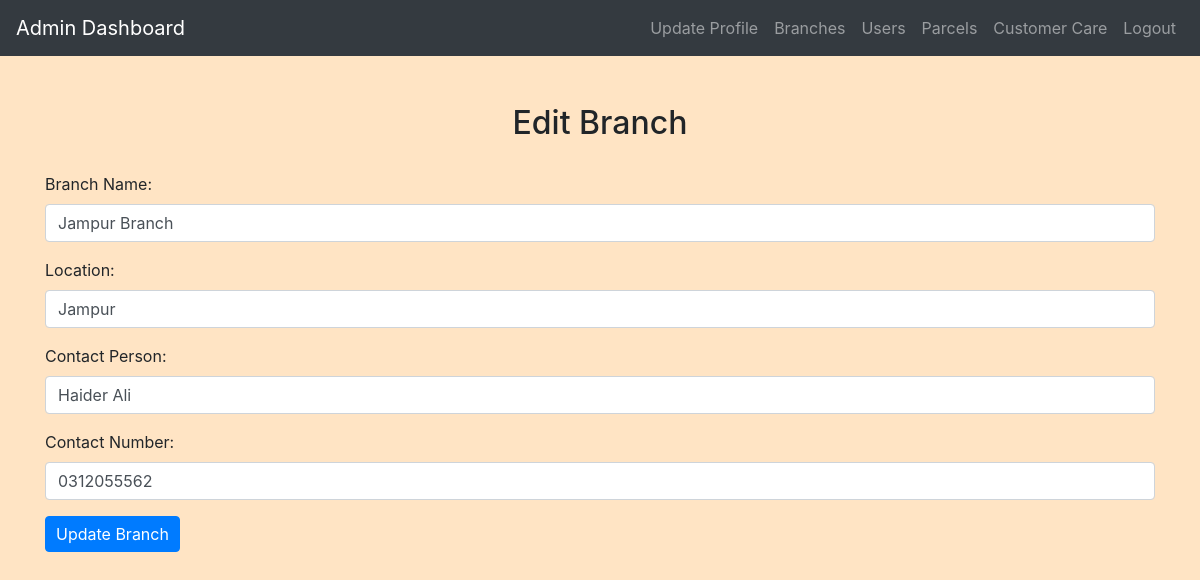
Page /admin/edit_branch.php?id=1 (signed in) on the committed database.
### tables this page shows
CREATE TABLE `branches` (
  `BranchID` int(11) NOT NULL,
  `BranchName` varchar(255) NOT NULL,
  `Location` varchar(255) NOT NULL,
  `ContactPerson` varchar(255) NOT NULL,
  `ContactNumber` varchar(15) NOT NULL
);

### admin/edit_branch.php (the view, shortened to what this page needs)
<?php
include('config.php');
if (isset($_GET['id']) && is_numeric($_GET['id'])) {
    $branchID = $_GET['id'];
    $query = "SELECT * FROM Branches WHERE BranchID = $branchID";
    $result = mysqli_query($conn, $query);
    if ($row = mysqli_fetch_assoc($result)) {
        $branchName = $row['BranchName'];
        $location = $row['Location'];
        $contactPerson = $row['ContactPerson'];
        $contactNumber = $row['ContactNumber'];
    } else {
        echo "Branch not found";
        exit;
    }
} else {
    echo "Invalid branch ID";
    exit;
}
?>
<!DOCTYPE html>
<html>
<head>
    <link rel="stylesheet" href="https://maxcdn.bootstrapcdn.com/bootstrap/4.5.2/css/bootstrap.min.css">
    <link rel="stylesheet" href="../css/style.css">
</head>
<body>
<?php
include('admin_navbar.php');
?>
<div class="container mt-5">
    <h2 class="text-center">Edit Branch</h2>
    <form method="post" action="<?php echo htmlspecialchars($_SERVER["PHP_SELF"] . "?id=" . $branchID); ?>">
        <div class="form-group">
            <label for="branchName">Branch Name:</label>
            <input type="text" class="form-control" id="branchName" name="branchName" value="<?php echo $branchName; ?>" required>
        </div>
        <div class="form-group">
            <label for="location">Location:</label>
            <input type="text" class="form-control" id="location" name="location" value="<?php echo $location; ?>" required>
        </div>
        <div class="form-group">
            <label for="contactPerson">Contact Person:</label>
            <input type="text" class="form-control" id="contactPerson" name="contactPerson" value="<?php echo $contactPerson; ?>" required>
        </div>
        <div class="form-group">
            <label for="contactNumber">Contact Number:</label>
            <input type="text" class="form-control" id="contactNumber" name="contactNumber" value="<?php echo $contactNumber; ?>" required>
        </div>
        <button type="submit" class="btn btn-primary">Update Branch</button>
    </form>
</div>
</body>
</html>

### css/style.css (style rules this page uses)
body { background-color: bisque; }
h1, h2, h3, h4 { text-align: center; margin-top: 30px; margin-bottom: 30px; }
.btn-primary { padding: 5px 10px; }

### rows in the picture
branches: branchName "Jampur Branch", location "Jampur", contactPerson "Haider Ali", contactNumber "0312055562"
